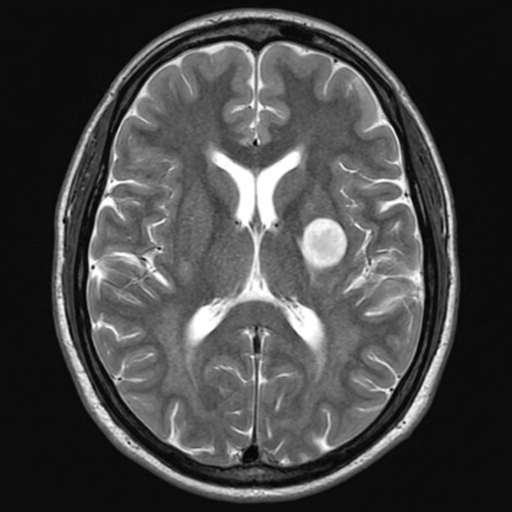
#> input picture Experiment_12/Inputs/images/Brain_MRI.png, 512 x 512 px
$ python task_12_5_pet_mri_fusion_checkerboard.py
#> lines starting #> are read from the running program, lines starting #| are printed output that depends on the picture; after the words box and inside, x2 and y2 are one past the last pixel; in counts of white or black regions, pixels touching at a corner belong together
"""
Experiment 12: Task 12.5 - Clinical PET-MRI Alpha-Blending & Checkerboard Verification
Course: Medical Image Processing (BMI-701) | Riphah International University
Student: Muhammad Ikrama (Reg ID: 60140)
Instructor: Engr. Rana Talha Khalid
"""

import os
import cv2
import numpy as np
import pandas as pd
from scipy import ndimage
import matplotlib.pyplot as plt

def run_task_12_5():
    script_dir = os.path.dirname(os.path.abspath(__file__))
    exp_dir = os.path.abspath(os.path.join(script_dir, ".."))
    inputs_dir = os.path.join(exp_dir, "Inputs", "images")
    outputs_dir = os.path.join(exp_dir, "Outputs", "Python")
    tables_dir = os.path.join(exp_dir, "Tables")
    os.makedirs(outputs_dir, exist_ok=True)
    os.makedirs(tables_dir, exist_ok=True)

    mri = cv2.imread(os.path.join(inputs_dir, "Brain_MRI.png"), cv2.IMREAD_GRAYSCALE)
#> mri is the input picture: shape (512, 512); min 0, max 255, mean 69.9
    pet_moving = cv2.imread(os.path.join(inputs_dir, "Brain_PET_Moving.png"), cv2.IMREAD_GRAYSCALE)
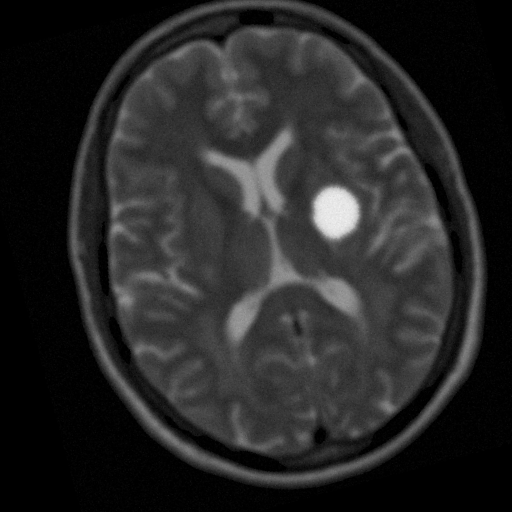
#> input picture Experiment_13/MATLAB/images/Brain_PET_Moving.png, 512 x 512 px, found by its file name
#> pet_moving is the input picture: shape (512, 512); min 0, max 241, mean 38.5
    if mri is None or pet_moving is None:
        raise FileNotFoundError("Brain_MRI.png or Brain_PET_Moving.png missing")

    h, w = mri.shape
#> h = 512; w = 512

    # 1. Recover Registered PET Scan
    M_forward = cv2.getRotationMatrix2D((256, 256), 15.0, 1.0)
    M_forward[0, 2] += 18.0
    M_forward[1, 2] += -14.0
    M_inv = np.linalg.inv(np.vstack([M_forward, [0, 0, 1]]))[:2, :]
    pet_reg = cv2.warpAffine(pet_moving, M_inv, (w, h), flags=cv2.INTER_LINEAR)

    # 2. Extract MRI Anatomical Tumor Centroid
    sub = cv2.GaussianBlur(mri[205:280, 290:365], (3, 3), 0.8)
    raw_l = np.zeros_like(mri)
    raw_l[205:280, 290:365] = (sub > 162).astype(np.uint8) * 255
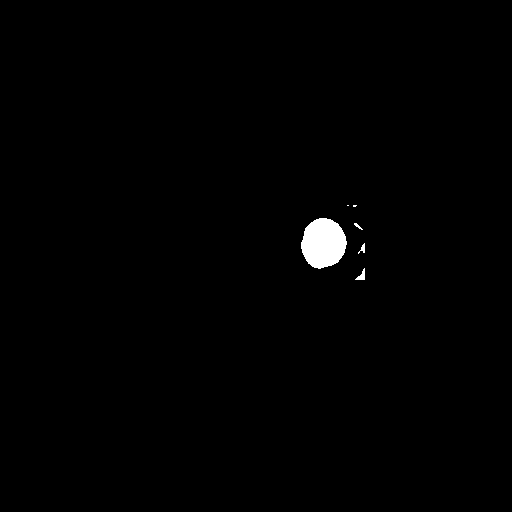
#> raw_l: shape (512, 512); 0.72% white; 6 white regions (2 under 20 px), largest, box (x1, y1, x2, y2) and area: (301, 218, 347, 269) 1772, (355, 268, 365, 280) 57, (358, 243, 365, 254) 34, (354, 223, 363, 230) 23
    _, labels, stats, _ = cv2.connectedComponentsWithStats(raw_l)
#> labels: shape (512, 512) int32; 7 distinct labels, from 0 to 6
#> stats = [[0, 0, 512, 512, 260249], [347, 205, 2, 1, 2], [353, 205, 4, 2, 7], [301, 218, 46, 51, 1772], [354, 223, 9, 7, 23], [358, 243, 7, 11, 34], [355, 268, 10, 12, 57]]
    gt_lesion = ndimage.binary_fill_holes(labels == (1 + np.argmax(stats[1:, cv2.CC_STAT_AREA]))).astype(np.uint8) * 255
#> gt_lesion: shape (512, 512); 0.68% white; 1 white region, box (x1, y1, x2, y2) and area: (301, 218, 347, 269) 1772

    ys_mri, xs_mri = np.where(gt_lesion > 0)
#> ys_mri = 1772 values from 218 to 268; xs_mri = 1772 values, max 346 at index 818, min 301 at index 819, mean 323.1
    cx_mri, cy_mri = float(xs_mri.mean()), float(ys_mri.mean())
#> cx_mri = 323.1; cy_mri = 242.8

    # 3. Extract Registered PET Hotspot Centroid
    pet_hotspot = (pet_reg > 175).astype(np.uint8) * 255
#> pet_hotspot: shape (512, 512); 0.64% white; 1 white region, box (x1, y1, x2, y2) and area: (301, 218, 346, 268) 1690
    ys_pet, xs_pet = np.where(pet_hotspot > 0)
#> ys_pet = 1690 values from 218 to 267; xs_pet = 1690 values, max 345 at index 735, min 301 at index 780, mean 323
    cx_pet, cy_pet = float(xs_pet.mean()), float(ys_pet.mean())
#> cx_pet = 323; cy_pet = 242.8

    # 4. Target Registration Error (TRE)
    tre = float(np.hypot(cx_mri - cx_pet, cy_mri - cy_pet))
#> tre = 0.111

    # 5. Extract Unaligned PET Hotspot Centroid
    pet_u_hotspot = (pet_moving > 175).astype(np.uint8) * 255
#> pet_u_hotspot: shape (512, 512); 0.65% white; 1 white region, box (x1, y1, x2, y2) and area: (314, 188, 359, 238) 1708
    ys_u, xs_u = np.where(pet_u_hotspot > 0)
#> ys_u = 1708 values from 188 to 237; xs_u = 1708 values, max 358 at index 1006, min 314 at index 575, mean 335.3
    cx_u, cy_u = float(xs_u.mean()), float(ys_u.mean())
#> cx_u = 335.3; cy_u = 212
    tre_unaligned = float(np.hypot(cx_mri - cx_u, cy_mri - cy_u))
#> tre_unaligned = 33.2

    print("\n" + "=" * 90)
    print("TASK 12.5: CLINICAL PET-MRI ALPHA-BLENDING & CHECKERBOARD VERIFICATION")
    print("=" * 90)
    print(f"{'Registration State':<24} | {'Centroid MRI (x, y)':<22} | {'Centroid PET (x, y)':<22} | {'TRE Error (px)'}")
    print("-" * 90)
    print(f"{'Unaligned Moving PET':<24} | ({cx_mri:.2f}, {cy_mri:.2f})           | ({cx_u:.2f}, {cy_u:.2f})           | {tre_unaligned:.2f} px (MISALIGNED)")
#| Unaligned Moving PET     | (323.07, 242.85)           | (335.34, 212.00)           | 33.20 px (MISALIGNED)
    print(f"{'Rigidly Registered PET':<24} | ({cx_mri:.2f}, {cy_mri:.2f})           | ({cx_pet:.2f}, {cy_pet:.2f})           | {tre:.2f} px (SUB-PIXEL LOCK)")
#| Rigidly Registered PET   | (323.07, 242.85)           | (322.96, 242.82)           | 0.11 px (SUB-PIXEL LOCK)

    records = [
        {
            "Registration_State": "Unaligned Moving PET",
            "MRI_Lesion_Centroid_X": round(cx_mri, 2),
            "MRI_Lesion_Centroid_Y": round(cy_mri, 2),
            "PET_Hotspot_Centroid_X": round(cx_u, 2),
            "PET_Hotspot_Centroid_Y": round(cy_u, 2),
            "Target_Registration_Error_TRE_px": round(tre_unaligned, 2),
            "Clinical_Targeting_Status": "Gross Geometric Offset (Beam Misses Tumor)"
        },
        {
            "Registration_State": "Rigidly Registered PET",
            "MRI_Lesion_Centroid_X": round(cx_mri, 2),
            "MRI_Lesion_Centroid_Y": round(cy_mri, 2),
            "PET_Hotspot_Centroid_X": round(cx_pet, 2),
            "PET_Hotspot_Centroid_Y": round(cy_pet, 2),
            "Target_Registration_Error_TRE_px": round(tre, 2),
            "Clinical_Targeting_Status": "Sub-Pixel Clinical Precision (TRE <= 1.0 px)"
        }
    ]
    df = pd.DataFrame(records)
#> df = table of 2 rows and 7 columns
    csv_path = os.path.join(tables_dir, "exp12_task_12_5_fusion_verification.csv")
    df.to_csv(csv_path, index=False)
    print(f"[SAVED] Task 12.5 table saved to: {csv_path}")

    # 6. Multi-Panel Clinical Verification Figure
    fig, axes = plt.subplots(1, 3, figsize=(16, 5))

    # Panel 1: Alpha-blended Diagnostic Overlay
    pet_color = cv2.applyColorMap(pet_reg, cv2.COLORMAP_JET)
    mri_bgr = cv2.cvtColor(mri, cv2.COLOR_GRAY2BGR)
    # Blend: Grayscale MRI base, colored PET overlay where PET uptake > 30
    mask_uptake = (pet_reg > 30)[:, :, None].astype(float)
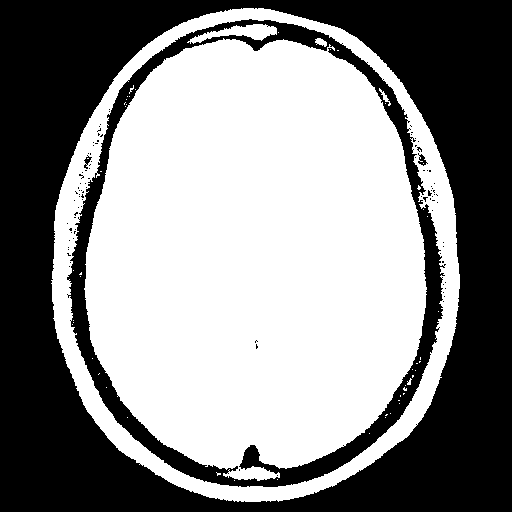
#> mask_uptake: shape (512, 512, 1) float64; values 0 (black) and 1 (white), 54.4% white; 93 black regions (89 under 20 px), largest, box (x1, y1, x2, y2) and area: (0, 0, 512, 512) 101665, (67, 19, 446, 487) 17556, (418, 153, 428, 166) 59, (84, 155, 92, 169) 47
    alpha = 0.60
    fused = (mri_bgr.astype(float) * (1.0 - alpha * mask_uptake) + pet_color.astype(float) * (alpha * mask_uptake)).astype(np.uint8)
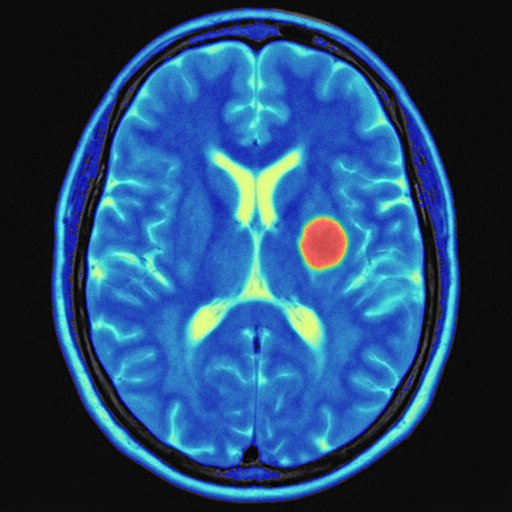
#> fused: shape (512, 512, 3); mean B, G, R 111.6, 72.9, 35.3

    axes[0].imshow(cv2.cvtColor(fused, cv2.COLOR_BGR2RGB))
    axes[0].plot(cx_mri, cy_mri, "w+", markersize=14, markeredgewidth=2.2, label="MRI Lesion Centroid")
    axes[0].plot(cx_pet, cy_pet, "rx", markersize=12, markeredgewidth=2.0, label="PET Hotspot Centroid")
    axes[0].set_title(f"Alpha-Blended PET-MRI Fusion (α=0.60)\n(TRE = {tre:.2f} px <= 1.0 px)", fontsize=11, fontweight="bold")
    axes[0].axis("off")
    axes[0].legend(loc="lower left", framealpha=0.8)

    # Panel 2: 64x64 Tile Checkerboard Fusion
    bs = 64
    checker = mri.copy()
    for r in range(0, 512, bs):
        for c in range(0, 512, bs):
            if ((r // bs) + (c // bs)) % 2 == 1:
                checker[r:r+bs, c:c+bs] = pet_reg[r:r+bs, c:c+bs]
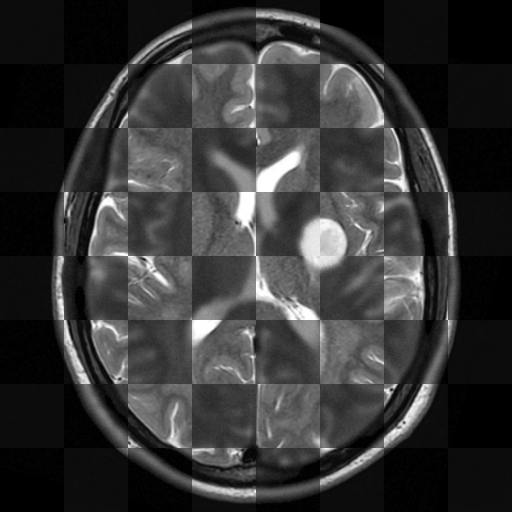
#> checker: shape (512, 512); min 0, max 255, mean 54.2
    axes[1].imshow(checker, cmap="gray")
    # Draw tile grid lines
    for line_pos in range(0, 512, bs):
        axes[1].axhline(line_pos, color="cyan", linewidth=0.6, alpha=0.5)
        axes[1].axvline(line_pos, color="cyan", linewidth=0.6, alpha=0.5)
    axes[1].set_title("64×64 Tile Checkerboard Fusion\n(Seamless Cortical Continuity Across Edges)", fontsize=11, fontweight="bold")
    axes[1].axis("off")

    # Panel 3: Zoomed Hotspot Centroid Alignment View
    rx, ry, rw, rh = 280, 200, 95, 95
    crop_fused = fused[ry:ry+rh, rx:rx+rw]
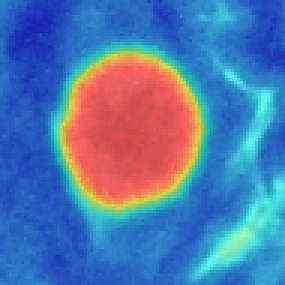
#> crop_fused: shape (95, 95, 3) (shown 3 times larger); mean B, G, R 170.1, 120.8, 83.6
    axes[2].imshow(cv2.cvtColor(crop_fused, cv2.COLOR_BGR2RGB))
    axes[2].plot(cx_mri - rx, cy_mri - ry, "w+", markersize=16, markeredgewidth=2.5, label="MRI Centroid")
    axes[2].plot(cx_pet - rx, cy_pet - ry, "rx", markersize=14, markeredgewidth=2.2, label="PET Centroid")
    axes[2].set_title(f"Magnified Tumor Core Alignment\nΔx = {abs(cx_mri - cx_pet):.2f} px, Δy = {abs(cy_mri - cy_pet):.2f} px", fontsize=11, fontweight="bold")
    axes[2].axis("off")
    axes[2].legend(loc="lower left", framealpha=0.8)

    plt.tight_layout()
    fig_path = os.path.join(outputs_dir, "exp12_task_12_5_fusion_checkerboard.png")
    plt.savefig(fig_path, dpi=300)
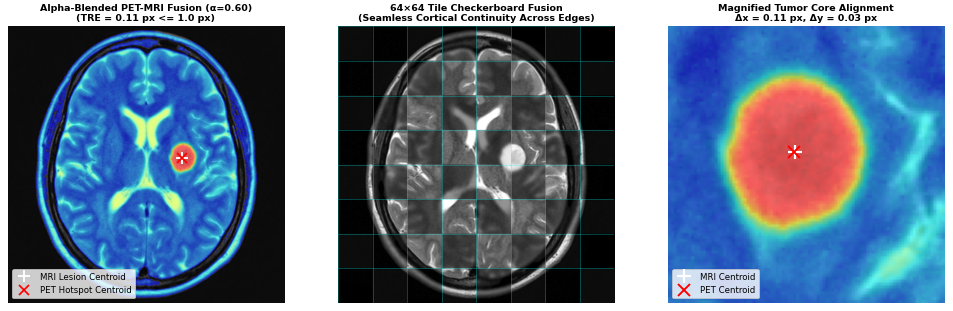
#> figure drawn by matplotlib, 3 panels
    plt.close()
    print(f"[SAVED] Task 12.5 figure saved to: {fig_path}")

if __name__ == "__main__":
    run_task_12_5()
